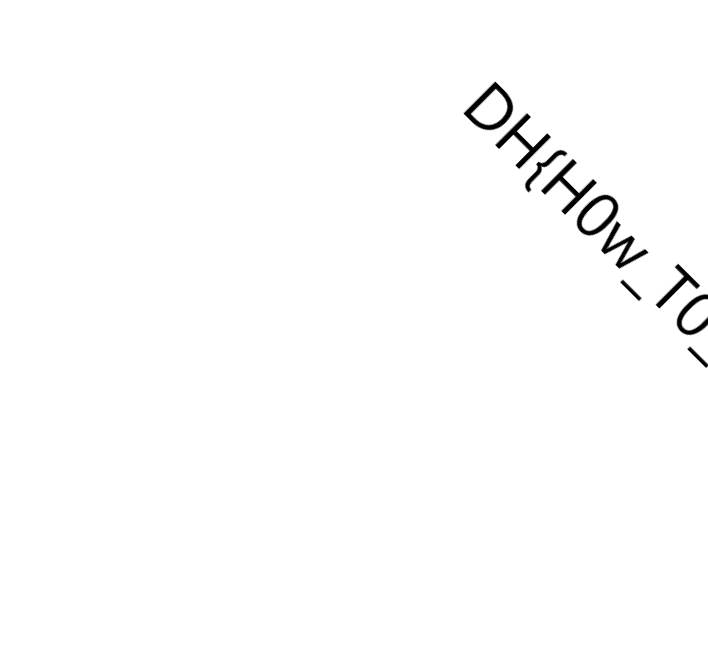
#> input picture Level 1/forensics/half image/flag.png, 708 x 672 px
$ python solve.py
#> lines starting #> are read from the running program, lines starting #| are printed output that depends on the picture
from PIL import Image
import os

flag_image_path = "flag.png"

try:
    # 1. Mở flag.png. PIL sẽ chỉ đọc phần PNG hợp lệ (nửa bên trái)
    # và bỏ qua dữ liệu thừa ở cuối.
    left_img = Image.open(flag_image_path)
#> left_img is the input picture: PIL image 708x672 RGB; min 0, max 255, mean 252.8
    left_width, height = left_img.size
#> left_width = 708; height = 672

    # 2. Đọc toàn bộ byte của file flag.png
    with open(flag_image_path, "rb") as f:
        flag_data = f.read()

    # 3. Lấy kích thước của phần PNG hợp lệ (nửa bên trái)
    # Chúng ta có thể lưu lại ảnh trái vào bộ nhớ để lấy kích thước chính xác của nó.
    from io import BytesIO
    left_bytes_io = BytesIO()
    left_img.save(left_bytes_io, format='PNG')
    left_png_size = left_bytes_io.tell()

    # 4. Dữ liệu thô của nửa bên phải bắt đầu ngay sau phần PNG của nửa bên trái.
    right_raw_data = flag_data[left_png_size:]

    # 5. Tính toán chiều rộng của nửa bên phải dựa trên kích thước dữ liệu thô.
    # Mỗi pixel RGB chiếm 3 byte.
    # Kích thước dữ liệu = right_width * height * 3
    # => right_width = Kích thước dữ liệu / (height * 3)
    # Sử dụng phép chia số nguyên // để đảm bảo kết quả là số nguyên.
    right_width = len(right_raw_data) // (height * 3)
#> right_width = 707

    # 6. Tạo ảnh cho nửa bên phải từ dữ liệu thô.
    # Chế độ màu là 'RGB' và kích thước là (right_width, height).
    # Ta cần chỉ định stride (số byte trên mỗi dòng) để tránh ảnh bị nghiêng.
    # Stride = tổng số byte / chiều cao.
    stride = len(right_raw_data) // height
#> stride = 2123
    right_img = Image.frombytes('RGB', (right_width, height), right_raw_data, 'raw', 'RGB', stride)
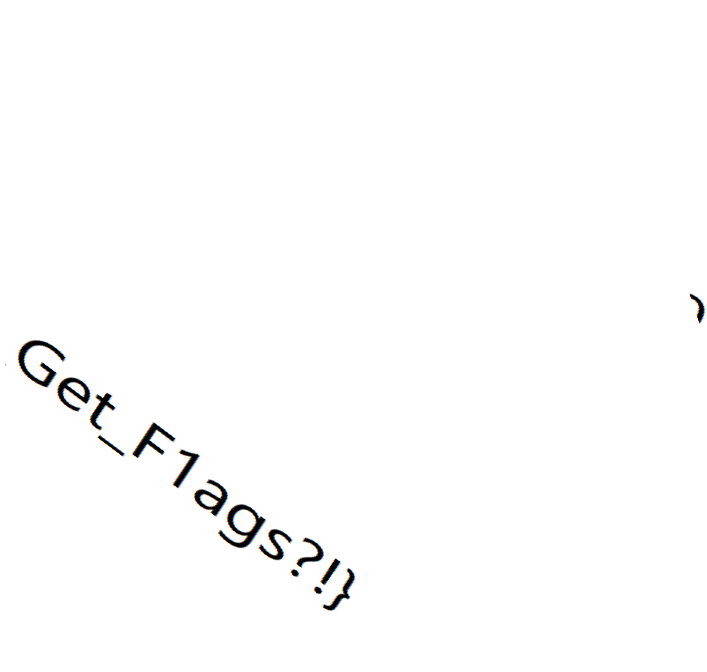
#> right_img: PIL image 707x672 RGB; mean R, G, B 252.6, 252.6, 252.6

    # 7. Tạo một ảnh mới với chiều rộng gấp đôi để ghép hai nửa lại.
    total_width = left_width + right_width
#> total_width = 1415
    full_img = Image.new('RGB', (total_width, height))
#> full_img: PIL image 1415x672 RGB; every value is 0

    # 8. Dán nửa bên trái và nửa bên phải vào ảnh mới.
    full_img.paste(left_img, (0, 0))
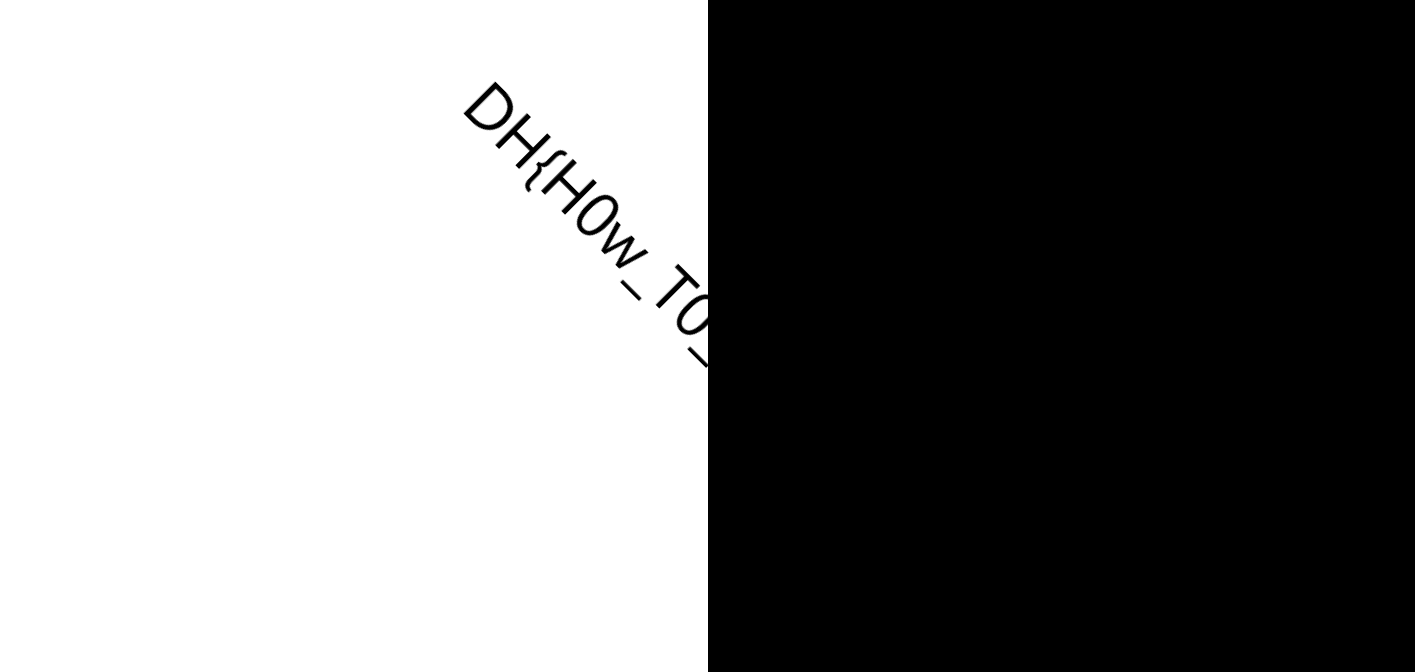
#> full_img: PIL image 1415x672 RGB; min 0, max 255, mean 126.5
    full_img.paste(right_img, (left_width, 0))
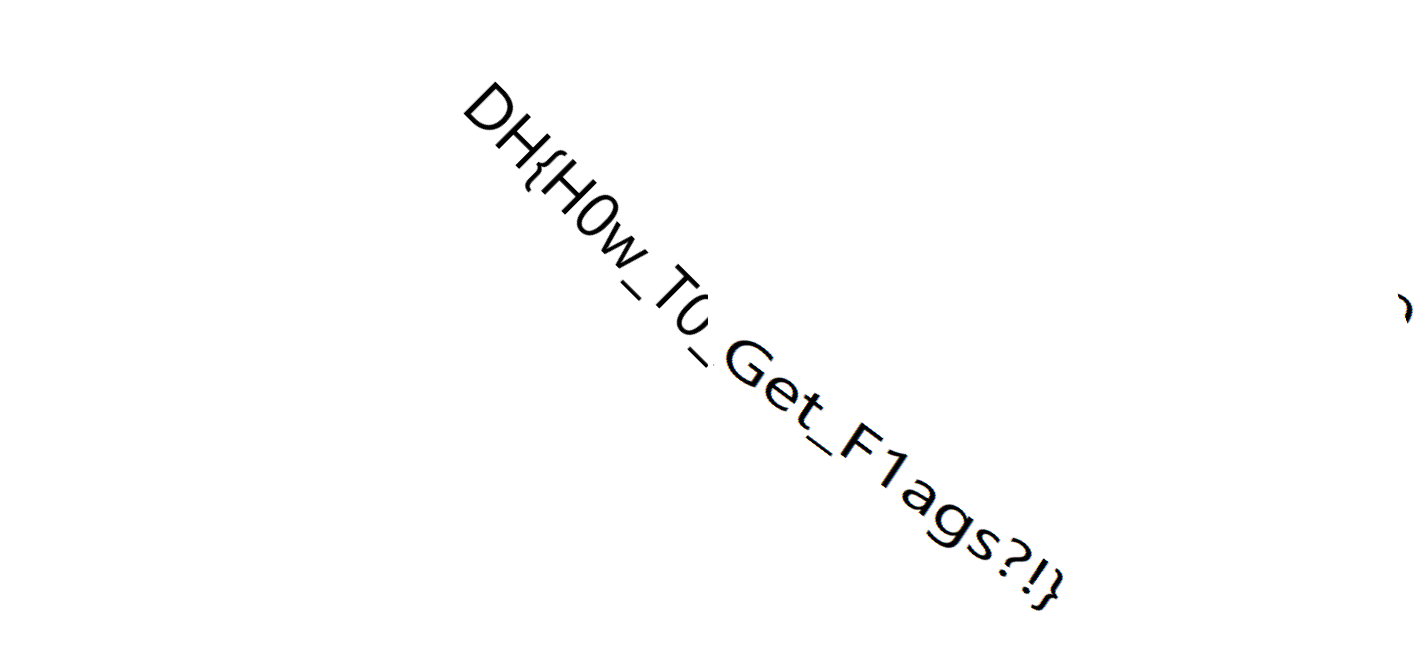
#> full_img: PIL image 1415x672 RGB; mean R, G, B 252.7, 252.7, 252.7

    # 9. Lưu và hiển thị ảnh kết quả.
    solved_path = "flag_solved.png"
    full_img.save(solved_path)

    print(f"Đã khôi phục ảnh thành công! Lưu tại: {solved_path}")

    # Mở ảnh đã giải (chỉ hoạt động trên Windows)
    os.startfile(solved_path)

except FileNotFoundError:
    print(f"Lỗi: Không tìm thấy tệp '{flag_image_path}'.")
    print("Hãy chắc chắn rằng bạn đã chạy script 'flag.py' để tạo ra 'flag.png' trước.")
except Exception as e:
    print(f"Đã xảy ra lỗi: {e}")
    print("Có thể chiều rộng của ảnh gốc là số lẻ. Hãy thử điều chỉnh lại script.")
